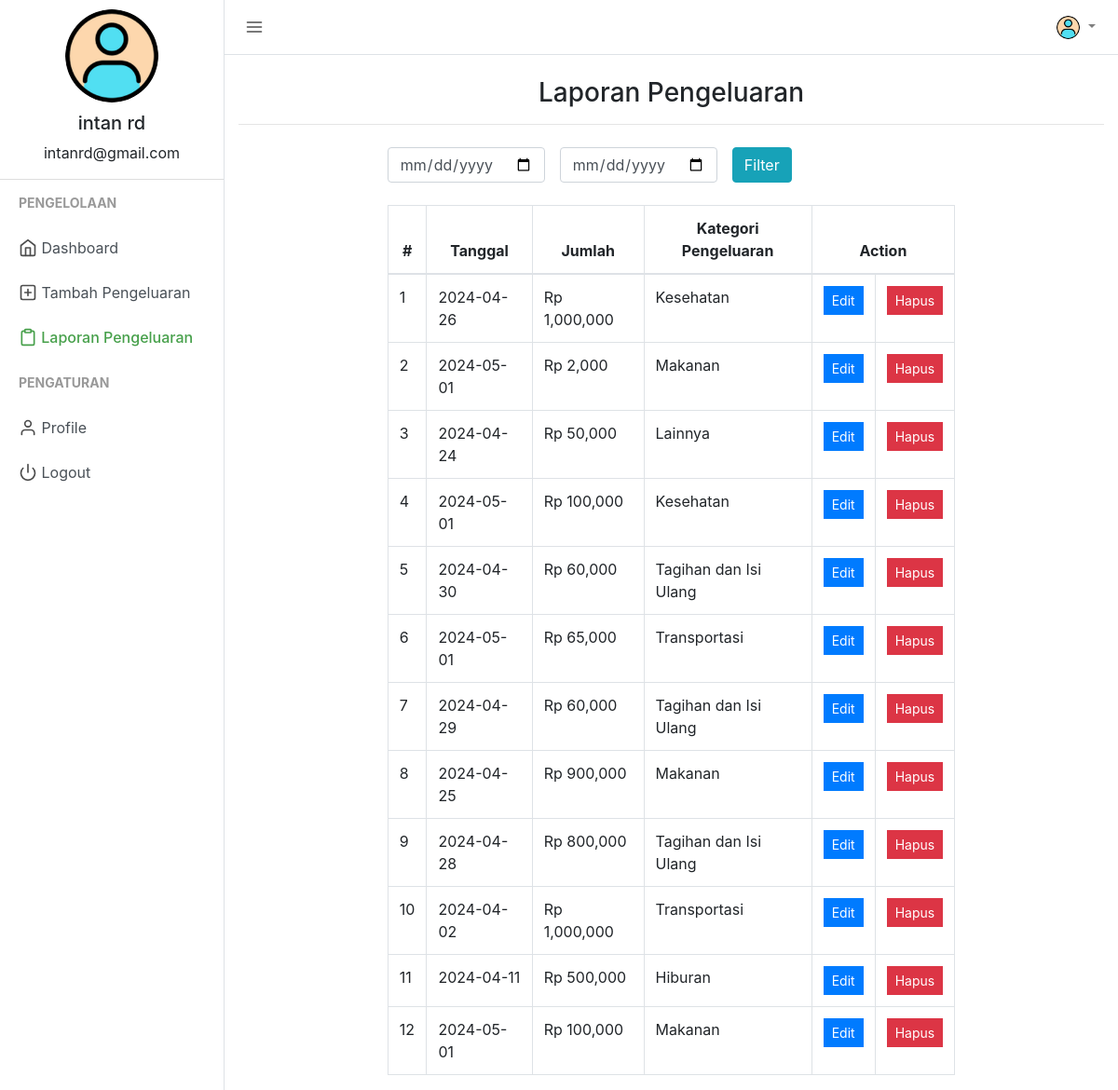
The app's page /manage_expense.php (signed in), older data.
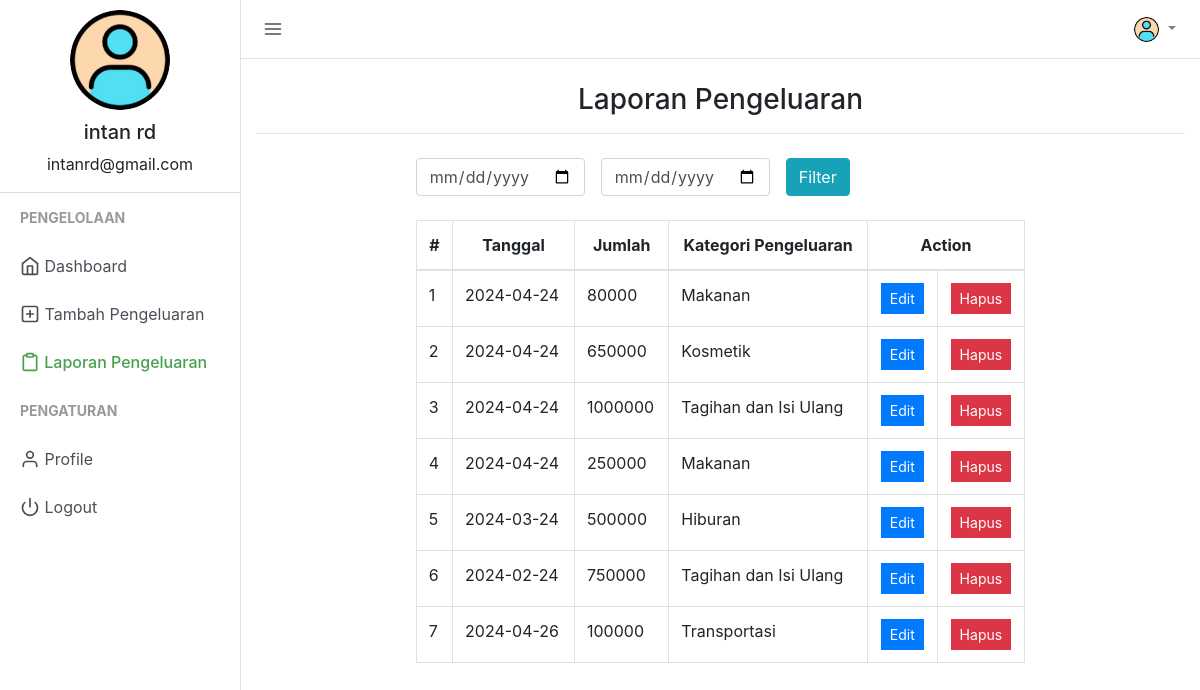
The same page, newer data.
### tables this page shows
CREATE TABLE `users` (
  `user_id` int(11) NOT NULL,
  `firstname` varchar(50) NOT NULL,
  `lastname` varchar(25) NOT NULL,
  `email` varchar(50) NOT NULL,
  `profile_path` varchar(50) NOT NULL DEFAULT 'default_profile.png',
  `password` varchar(50) NOT NULL,
  `trn_date` datetime NOT NULL
);

CREATE TABLE `expenses` (
  `pengeluaran_id` int(20) NOT NULL,
  `user_id` varchar(15) NOT NULL,
  `pengeluaran` int(20) NOT NULL,
  `tanggal` varchar(15) NOT NULL,
  `kategori` varchar(50) NOT NULL
);

### session.php (called while the page is built, shortened)
<?php
include("config.php");
$sess_email = $_SESSION["email"];
$sql = "SELECT user_id, firstname, lastname, email, profile_path FROM users WHERE email = '$sess_email'";
$result = $con->query($sql);
if ($result->num_rows > 0) {
  while($row = $result->fetch_assoc()) {
    $userid=$row["user_id"];
    $username =$row["firstname"]." ".$row["lastname"];
    $useremail=$row["email"];
    $userprofile="uploads/".$row["profile_path"];
  }
} else {
    $userid="GHX1Y2";
    $username ="Jhon Doe";
    $useremail="mailid@domain.com";
    $userprofile="Uploads/default_profile.png";
}
?>

### manage_expense.php (the view, shortened to what this page needs)
<?php
include("session.php");
$exp_fetched = mysqli_query($con, "SELECT * FROM expenses WHERE user_id = '$userid'");
?>
<!DOCTYPE html>
<html lang="en">
<head>
    <link href="css/bootstrap.min.css" rel="stylesheet">
    <link href="css/style.css" rel="stylesheet">
</head>
<body>
    <div class="d-flex" id="wrapper">
        <div class="border-right" id="sidebar-wrapper">
            <div class="user">
                <img class="img img-fluid rounded-circle" src="<?php echo $userprofile ?>" width="120">
                <h5><?php echo $username ?></h5>
                <p><?php echo $useremail ?></p>
            </div>
            <div class="sidebar-heading">Pengelolaan</div>
            <div class="list-group list-group-flush">
                <a href="index.php" class="list-group-item list-group-item-action"><span data-feather="home"></span> Dashboard</a>
                <a href="add_expense.php" class="list-group-item list-group-item-action "><span data-feather="plus-square"></span> Tambah Pengeluaran</a>
                <a href="manage_expense.php" class="list-group-item list-group-item-action sidebar-active"><span data-feather="clipboard"></span> Laporan Pengeluaran</a>
            </div>
            <div class="sidebar-heading">Pengaturan </div>
            <div class="list-group list-group-flush">
                <a href="profile.php" class="list-group-item list-group-item-action "><span data-feather="user"></span> Profile</a>
                <a href="logout.php" class="list-group-item list-group-item-action "><span data-feather="power"></span> Logout</a>
            </div>
        </div>
        <div id="page-content-wrapper">
            <nav class="navbar navbar-expand-lg navbar-light  border-bottom">
                <button class="toggler" type="button" id="menu-toggle" aria-expanded="false">
                    <span data-feather="menu"></span>
                </button>
                <div class="collapse navbar-collapse" id="navbarSupportedContent">
                    <ul class="navbar-nav ml-auto mt-2 mt-lg-0">
                        <li class="nav-item dropdown">
                            <a class="nav-link dropdown-toggle" href="#" id="navbarDropdown" role="button" data-toggle="dropdown" aria-haspopup="true" aria-expanded="false">
                                <img class="img img-fluid rounded-circle" src="<?php echo $userprofile ?>" width="25">
                            </a>
                        </li>
                    </ul>
                </div>
            </nav>
            <div class="container-fluid">
                <h3 class="mt-4 text-center">Laporan Pengeluaran</h3>
                <hr>
                <div class="row justify-content-center mt-4">
                    <div class="col-md-8 text-center">
                    <form method="post" class="form-inline">
    <input type="date" name="tgl_mulai" class="form-control" value="<?php echo isset($_POST['tgl_mulai']) ? $_POST['tgl_mulai'] : ''; ?>">
    <input type="date" name="tgl_selesai" class="form-control ml-3" value="<?php echo isset($_POST['tgl_selesai']) ? $_POST['tgl_selesai'] : ''; ?>">
    <button type="submit" name="filter_tgl" class="btn btn-info ml-3">Filter</button>
</form>
                    </div>
                </div>
                <div class="row justify-content-center mt-4">
                    <div class="col-md-8">
                        <table class="table table-hover table-bordered">
                            <thead>
                                <tr class="text-center">
                                    <th>#</th>
                                    <th>Tanggal</th>
                                    <th>Jumlah</th>
                                    <th>Kategori Pengeluaran</th>
                                    <th colspan="2">Action</th>
                                </tr>
                            </thead>
                            <tbody>
                                <?php
                                $count = 1;
                                while ($row = mysqli_fetch_array($exp_fetched)) {
                                ?>
                                    <tr>
                                        <td><?php echo $count; ?></td>
                                        <td><?php echo $row['tanggal']; ?></td>
                                        <td><?php echo $row['pengeluaran']; ?></td>
                                        <td><?php echo $row['kategori']; ?></td>
                                        <td class="text-center">
                                            <a href="add_expense.php?edit=<?php echo $row['pengeluaran_id']; ?>" class="btn btn-primary btn-sm" style="border-radius:0%;">Edit</a>
                                        </td>
                                        <td class="text-center">
                                            <a href="add_expense.php?delete=<?php echo $row['pengeluaran_id']; ?>" class="btn btn-danger btn-sm" style="border-radius:0%;">Hapus</a>
                                        </td>
                                    </tr>
                            <?php $count++; }
                                ?>
                        </table>
                    </div>
                </div>
            </div>
        </div>
    </div>
</body>
</html>

### css/style.css (style rules this page uses)
body { background-color: #efefef; }
.feather { width: 20px; height: 20px; stroke: #4d4d4d; stroke-width: 2; stroke-linecap: round; stroke-linejoin: round; fill: none; vertical-align: text-bottom; }
.list-group { background-color: #ffffff; }
.list-group-item { border: none; }
.user { text-align: center; border-bottom: 1px solid #ddd; }
.user img { padding: 10px; }
.toggler { color: #000; background-color: #fff; border: none; outline: none; }
.sidebar-active { color: #47a04b; font-weight: 500; }
.sidebar-active .feather { stroke: #47a04b; font-weight: 500; }
#wrapper { overflow-x: hidden; background-color: #fff; }
#sidebar-wrapper { min-height: 100vh; margin-left: -15rem; -webkit-transition: margin 0.25s ease-out; -moz-transition: margin 0.25s ease-out; -o-transition: margin 0.25s ease-out; transition: margin 0.25s ease-out; }
#sidebar-wrapper .sidebar-heading { padding: 0.875rem 1.25rem; font-size: 14px; font-weight: bold; text-transform: uppercase; color: #999; }
#sidebar-wrapper .list-group { width: 15rem; }
#page-content-wrapper { min-width: 100vw; }
@media (min-width: 768px) { #sidebar-wrapper { margin-left: 0; } }
@media (min-width: 768px) { #page-content-wrapper { min-width: 0; width: 100%; } }
.container-fluid { margin-right: 20px; }

Row changes from the older to the newer data that the page shows:
removed expenses: tanggal "2024-05-01", pengeluaran "Rp 2,000", kategori "Makanan"
removed expenses: tanggal "2024-04-24", pengeluaran "Rp 50,000", kategori "Lainnya"
removed expenses: tanggal "2024-05-01", pengeluaran "Rp 100,000", kategori "Kesehatan"
removed expenses: tanggal "2024-04-30", pengeluaran "Rp 60,000", kategori "Tagihan dan Isi Ulang"
removed expenses: tanggal "2024-05-01", pengeluaran "Rp 65,000", kategori "Transportasi"
removed expenses: tanggal "2024-04-29", pengeluaran "Rp 60,000", kategori "Tagihan dan Isi Ulang"
removed expenses: tanggal "2024-04-25", pengeluaran "Rp 900,000", kategori "Makanan"
removed expenses: tanggal "2024-04-28", pengeluaran "Rp 800,000", kategori "Tagihan dan Isi Ulang"
removed expenses: tanggal "2024-04-02", pengeluaran "Rp 1,000,000", kategori "Transportasi"
removed expenses: tanggal "2024-04-11", pengeluaran "Rp 500,000", kategori "Hiburan"
removed expenses: tanggal "2024-05-01", pengeluaran "Rp 100,000", kategori "Makanan"
added expenses: tanggal "2024-04-24", pengeluaran "80000", kategori "Makanan"
added expenses: tanggal "2024-04-24", pengeluaran "650000", kategori "Kosmetik"
added expenses: tanggal "2024-04-24", pengeluaran "1000000", kategori "Tagihan dan Isi Ulang"
added expenses: tanggal "2024-04-24", pengeluaran "250000", kategori "Makanan"
added expenses: tanggal "2024-03-24", pengeluaran "500000", kategori "Hiburan"
added expenses: tanggal "2024-02-24", pengeluaran "750000", kategori "Tagihan dan Isi Ulang"
changed expenses: pengeluaran "Rp 1,000,000" → "100000"; kategori "Kesehatan" → "Transportasi"
